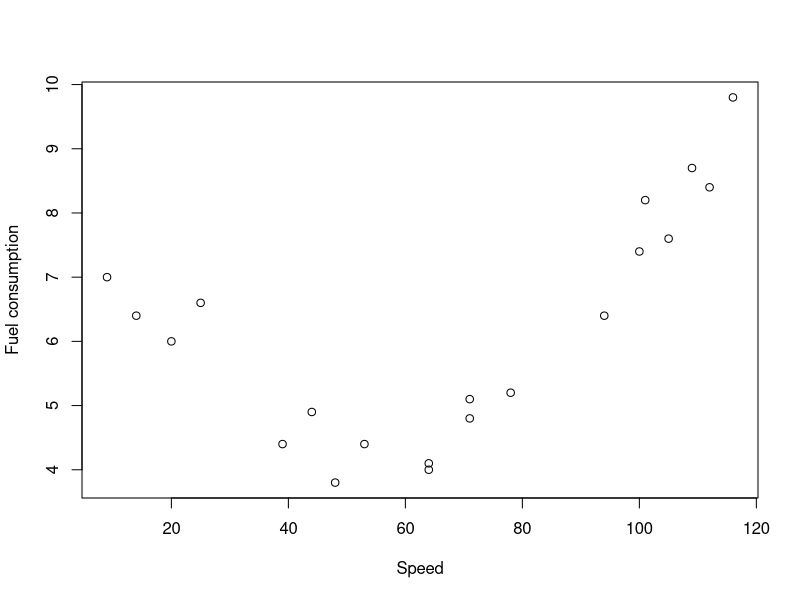
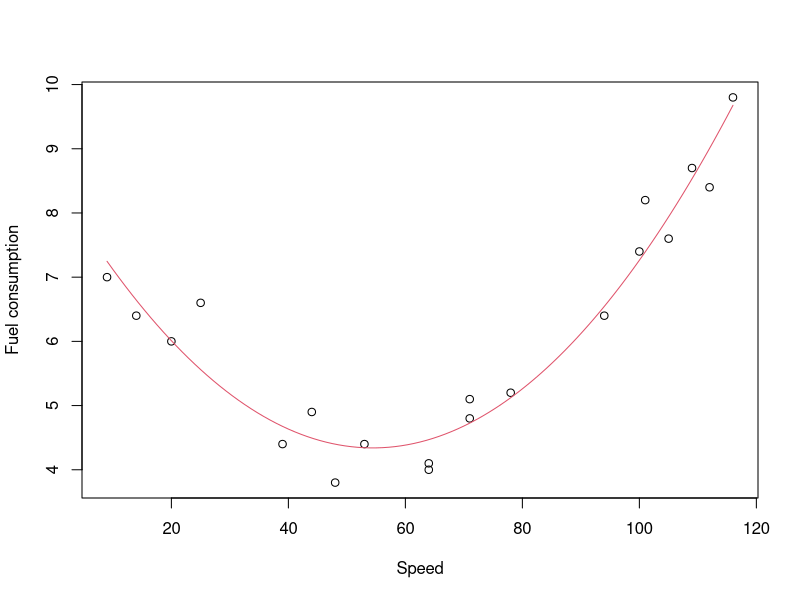

R code for these plots, in order:

## ------------------------------------------------------------------------
## Name: 01-intro.R
## Description: Script for Chapter 1 of "Notes for Predictive Modeling"
## Link: https://bookdown.org/egarpor/PM-UC3M/
## License: https://creativecommons.org/licenses/by-nc-nd/4.0/
## Author: Eduardo García-Portugués
## ------------------------------------------------------------------------

## ---- install, eval = FALSE----------------------------------------------
## # Installation of required packages
## packages <- c("MASS", "car", "readxl", "rgl", "nortest", "pca3d", "ISLR",
##               "pls", "glmnet", "biglm", "leaps", "lme4", "viridis", "ffbase",
##               "KernSmooth", "np", "locfit", "manipulate", "mice", "VIM",
##               "nnet", "lubridate")
## install.packages(packages)

## ---- library, eval = FALSE----------------------------------------------
## # Load packages
## lapply(packages, library, character.only = TRUE)

## ---- speedfuel, fig.cap = '(ref:speedfuel-title)'-----------------------
x <- c(64, 20, 14, 64, 44, 39, 25, 53, 48, 9, 100, 112, 78, 105, 116, 94, 71, 
       71, 101, 109)
y <- c(4, 6, 6.4, 4.1, 4.9, 4.4, 6.6, 4.4, 3.8, 7, 7.4, 8.4, 5.2, 7.6, 9.8, 
       6.4, 5.1, 4.8, 8.2, 8.7)
plot(x, y, xlab = "Speed", ylab = "Fuel consumption")

## ---- abcx2--------------------------------------------------------------
# Estimates for a, b, and c
lm(y ~ x + I(x^2))

## ---- fitparabola, fig.cap = '(ref:fitparabola-title)'-------------------
plot(x, y, xlab = "Speed", ylab = "Fuel consumption")
curve(8.512421 - 0.153291 * x + 0.001408 * x^2, add = TRUE, col = 2)

